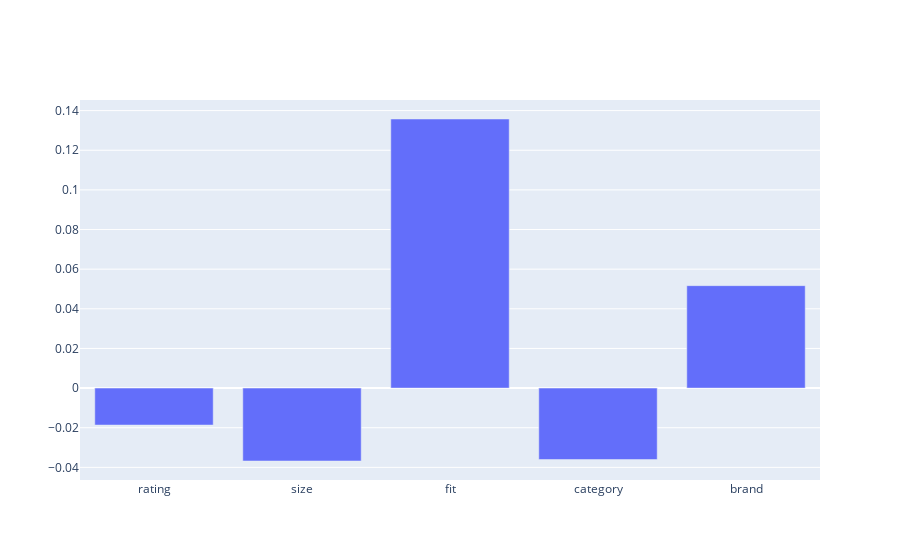
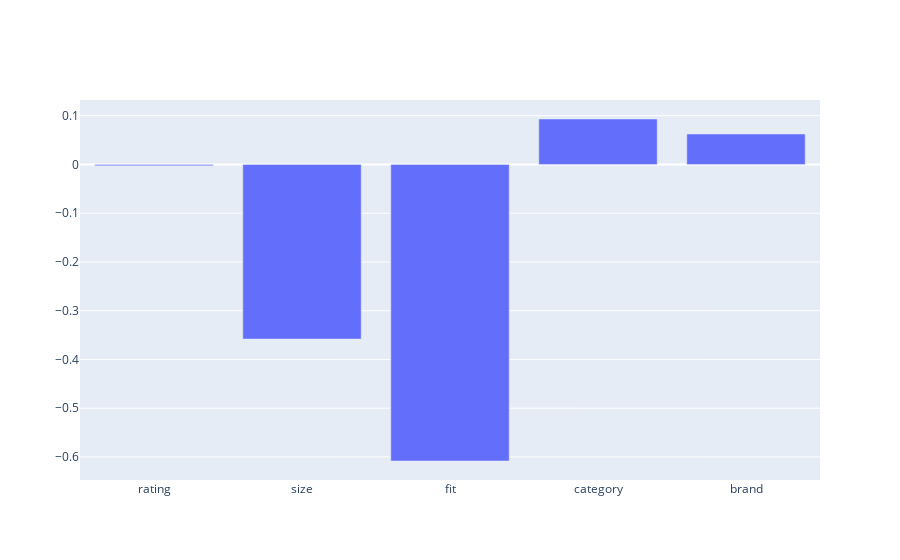

Write notebook code for charts like these, in order.
### Markdown cell above
## Model Importance Comparison

### Code cell
bd.understand_shap(labels,sensitive,1,1)

### Figure 1 — Plotly figure (JSON) as saved in the notebook; plotly's stock layout.template omitted (floating-point values rounded to 4 significant figures)
{"data": [{"type": "bar", "x": ["rating", "size", "fit", "category", "brand"], "y": [-0.01865, -0.03679, 0.1358, -0.03604, 0.05169]}], "layout": {}}

### Figure 2 — Plotly figure (JSON) as saved in the notebook; plotly's stock layout.template omitted (floating-point values rounded to 4 significant figures)
{"data": [{"type": "bar", "x": ["rating", "size", "fit", "category", "brand"], "y": [-0.002623, -0.3583, -0.6083, 0.09324, 0.06245]}], "layout": {}}
